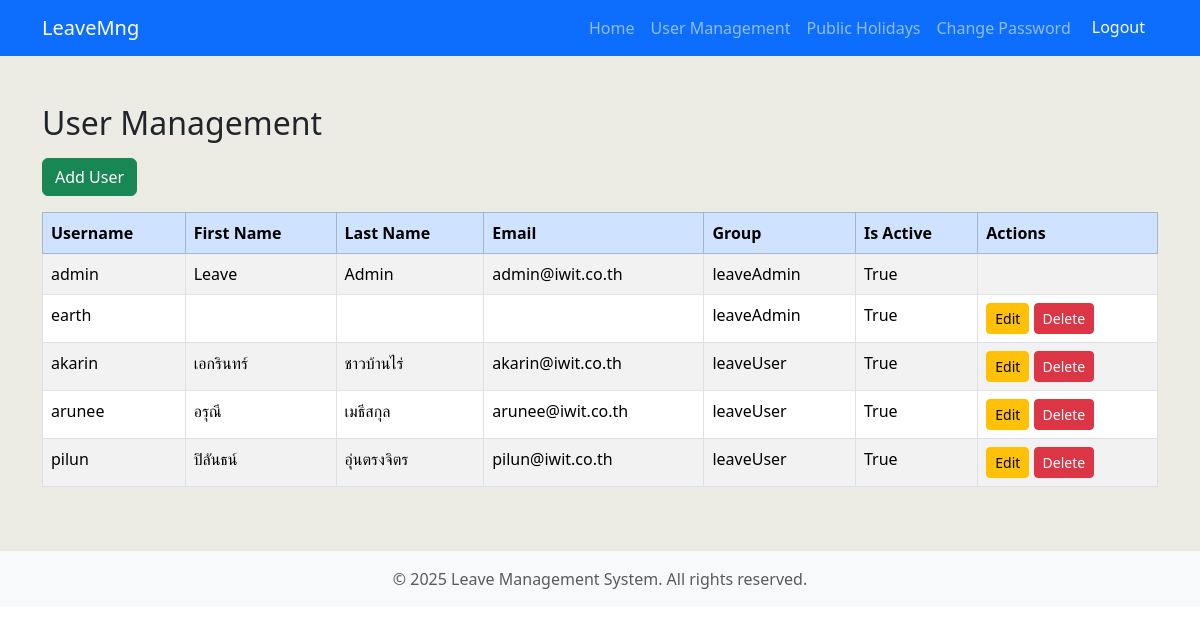
/user_management/ (signed in), run on the app's committed database.
### leaveapp/models.py (models this page shows)
class Profile(models.Model):
    user = models.OneToOneField(User, on_delete=models.CASCADE)
    position = models.CharField(max_length=100, default="")
    mobile = models.CharField(max_length=15, default="")
    sick_leave_total = models.IntegerField(default=30)
    sick_leave_used = models.IntegerField(default=0)
    sick_leave_remaining = models.IntegerField(default=30)
    absence_leave_total = models.IntegerField(default=30)
    absence_leave_used = models.IntegerField(default=0)
    absence_leave_remaining = models.IntegerField(default=30)
    vacation_leave_total = models.IntegerField(default=15)
    vacation_leave_used = models.IntegerField(default=0)
    vacation_leave_remaining = models.IntegerField(default=15)

### accounts/views.py (the view)
# urls.py: path("user_management/", views.user_management, name="user_management"),
@login_required(login_url="login")
def user_management(request):
    if not request.user.groups.filter(name="leaveAdmin").exists():
        messages.error(request, "You do not have permission to access this page.")
        return redirect("home")
    profiles = Profile.objects.annotate(
        group_name=Subquery(
            User.groups.through.objects.filter(user_id=OuterRef("user_id"))
            .select_related("group")
            .order_by("group__name")
            .values("group__name")[:1]
        )
    ).order_by("group_name", "user__username")
    return render(
        request, "accounts/usermng.html", {"profiles": profiles, "is_leave_admin": True}
    )

### templates/accounts/usermng.html (shortened to what this page needs)
{% extends 'leaveapp/layout.html' %}
{% block content %}
<div class="container pt-5 pb-5">
    <h2 class="mb-3">User Management</h2>
    <a href="{% url 'add_user' %}" class="btn btn-success mb-3">Add User</a>
    <div class="table-responsive">
        <table class="table table-bordered table-striped">
            <thead class="table-primary">
                <tr>
                    <th>Username</th>
                    <th>First Name</th>
                    <th>Last Name</th>
                    <th>Email</th>
                    <th>Group</th>
                    <th>Is Active</th>
                    <th>Actions</th>
                </tr>
            </thead>
            <tbody>
                {% for profile in profiles %}
                <tr>
                    <td>{{ profile.user.username }}</td>
                    <td>{{ profile.user.first_name }}</td>
                    <td>{{ profile.user.last_name }}</td>
                    <td>{{ profile.user.email }}</td>
                    <td>
                        {% for group in profile.user.groups.all %}
                            {{ group.name }}{% if not forloop.last %}, {% endif %}
                        {% empty %}
                            -
                        {% endfor %}
                    </td>
                    <td>{{ profile.user.is_active }}</td>
                    <td>
                        {% if profile.user.username != "admin" %}
                            <a href="{% url 'edit_user' profile.user.id %}" class="btn btn-sm btn-warning">Edit</a>
                            <form action="{% url 'delete_user' profile.user.id %}" method="post" style="display:inline;">
                                <button type="submit" class="btn btn-sm btn-danger" onclick="return confirm('Are you sure you want to delete this user?');">Delete</button>
                            </form>
                        {% endif %}
                    </td>
                </tr>
                {% empty %}
                <tr>
                    <td colspan="7" class="text-center">No users found.</td>
                </tr>
                {% endfor %}
            </tbody>
        </table>
    </div>
</div>
{% endblock %}

### data on the page
Profile: user.username "admin", user.first_name "Leave", user.last_name "Admin", user.email "admin@iwit.co.th", user.is_active "True"
Profile: user.username "earth", user.is_active "True", shows "Edit"
Profile: user.username "akarin", user.first_name "เอกรินทร์", user.last_name "ชาวบ้านไร่", user.email "akarin@iwit.co.th", user.is_active "True", shows "Edit"
Profile: user.username "arunee", user.first_name "อรุณี", user.last_name "เมธีสกุล", user.email "arunee@iwit.co.th", user.is_active "True", shows "Edit"
Profile: user.username "pilun", user.first_name "ปิลันธน์", user.last_name "อุ่นตรงจิตร", user.email "pilun@iwit.co.th", user.is_active "True", shows "Edit"

### other printed values
{{ group.name }} "leaveAdmin"
{{ group.name }} "leaveUser"
{{ year|default:2025 }} "2025"
